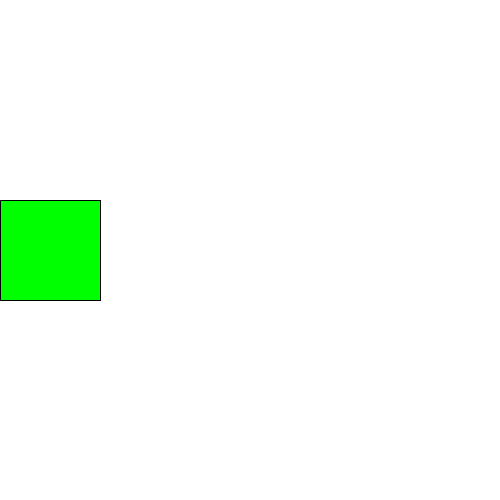
Frame 1 (no input)
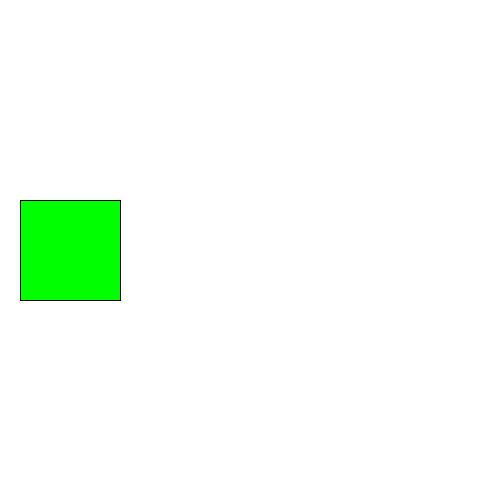
Frame 60 (the mouse pressed at the canvas centre just before this capture)
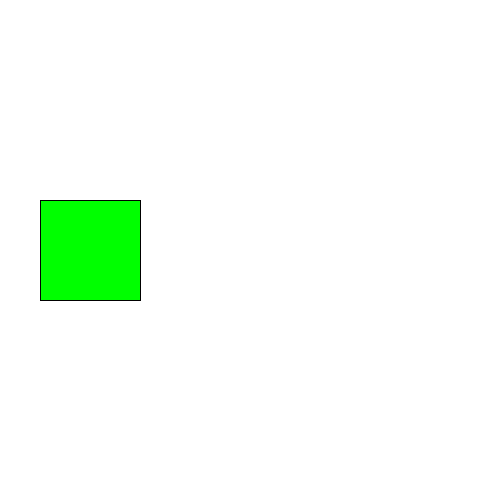
Frame 120 (the mouse held since frame 60 and released just before this capture)

The Processing sketch that drew these frames (run headless with seeded random() and noise(); from frame 60 on, the mouse is pressed at the canvas centre):

// Processing sketch: D_tijd
// ── D_tijd.pde
float time;
float x = 0;
float delay = 50;

void setup(){
 size(500,500);
 time = millis(); 
}

void draw(){
 background(255);
 fill(0,255,0);
 rect(x,200,100,100);
 
 if(millis() - time >= delay)
  {
   ++x;
   
   //println(millis() - time);
   time = millis();
  }
  
}
